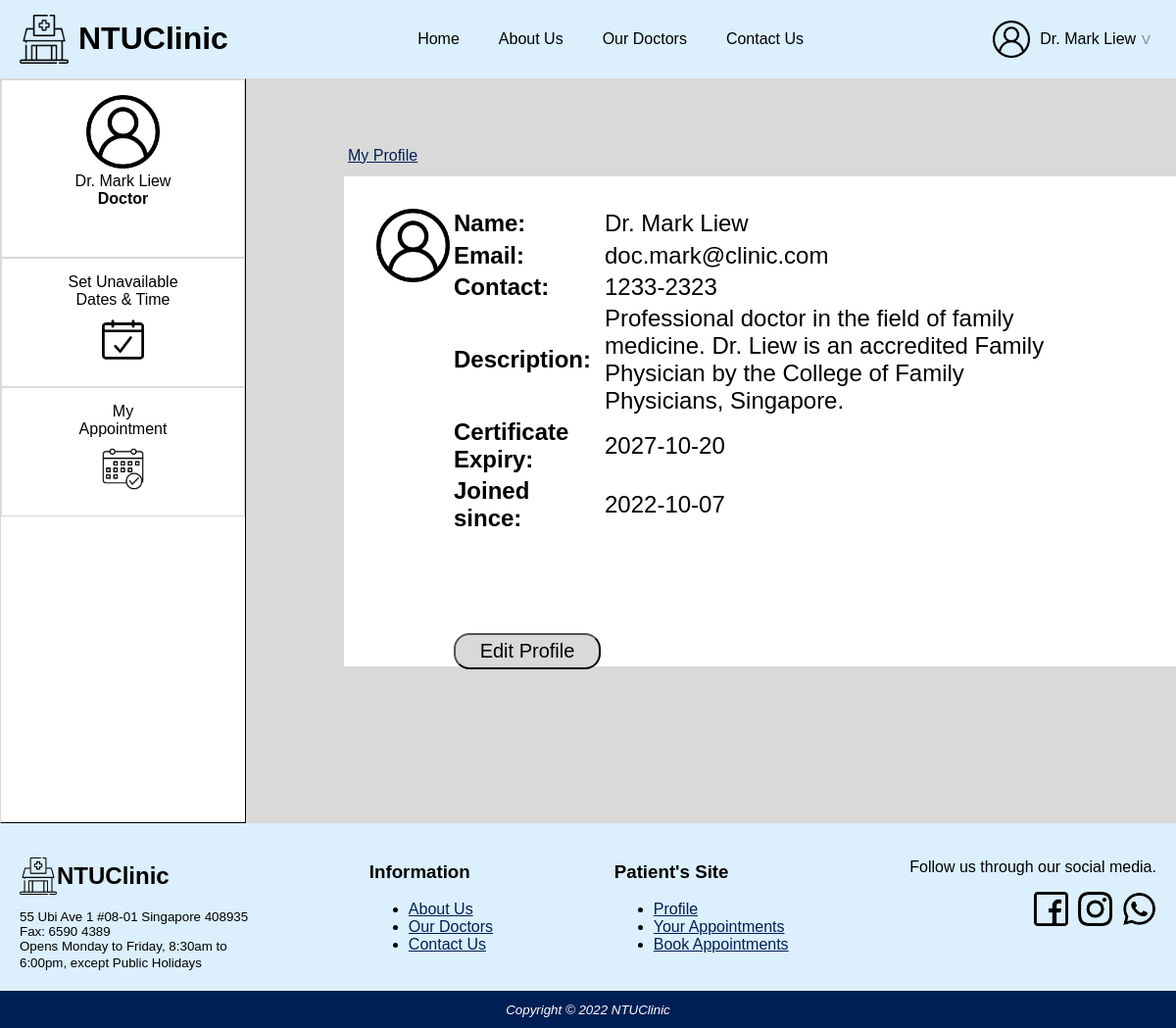
Screenshot of /doctor/profile.php (signed in) with the database file from the repository.
### tables this page shows
CREATE TABLE `Doctors` (
  `doctorid` int(10) UNSIGNED NOT NULL,
  `docname` char(255) NOT NULL,
  `description` text DEFAULT NULL,
  `clinicid` int(11) NOT NULL,
  `image` char(100) NOT NULL,
  `contact` char(10) NOT NULL,
  `joindate` varchar(11) NOT NULL,
  `certexp` varchar(11) NOT NULL,
  `email` char(100) NOT NULL,
  `password` char(255) NOT NULL
);

### methods/getUserData.php (called while the page is built, shortened)
<?php
include "dbconnect.php";
if (isset($_SESSION['valid_user']))
{
  $currentUserId = $_SESSION['valid_user_id'];
  $currentUserType = $_SESSION['valid_user_type'];
  $uid = 'userid';
  if ($currentUserType == 'doctors') {
    $uid = 'doctorid';
  }
  $query = 'select * from '.$currentUserType.' '
           ."where ".$uid."='$currentUserId'";
  $result = $dbcnx->query($query);
  if ($result->num_rows >0 )
  {
    while ($row = mysqli_fetch_assoc($result)){
      $currentUserData = $row;
    }
  }
}
?>

### doctor/profile.php (the view, shortened to what this page needs)
<!DOCTYPE html>
<html lang="en">
<head>
<link rel="stylesheet" href="../style.css" />
<link rel="stylesheet" href="./sidepanel.css" />
<link rel='stylesheet' href="./profile.css" />
<body>
<div id="wrapper">
	<?php include 'header.php'; ?>
	<div id="bodycontent">
	<?php include "sidepanel.php"; ?>
	<div id="appointmentnav">
		<a href="profile.php" class="botnav">My Profile</a>
	</div>
	<div class="maincontainer">
	<dt id="abcd">
	<table class="profile-table">
		<?php
			include '../methods/getUserData.php';
			echo "<tr>";
			echo "<td rowspan='7' style='vertical-align: top; margin: auto'><img src='../images/profile.png' width='75' height='75'></td>";
			echo "<th class='profile-row' style='text-align: left;'>Name:</th>";
			echo "<td><span id='name'>".$currentUserData['docname']."</span></td>";
			echo "</tr>";
			echo "<tr>";
			echo "<th class='profile-col'>Email:</th>";
			echo "<td><span id='email'>".$currentUserData['email']."</span></td>";
			echo "</tr>";
			echo "<tr>";
			echo "<th class='profile-col'>Contact:</th>";
			echo "<td><span id='contact'>".$currentUserData['contact']."</span></td>";
			echo "</tr>";
			echo "<tr>";
			echo "<th class='profile-col'>Description:</th>";
			echo "<td><span id='desc'>".$currentUserData['description']."</span></td>";
			echo "</tr>";
			echo "<tr>";
			echo "<th class='profile-col'>Certificate Expiry:</th>";
			echo "<td><span id='cert'>".$currentUserData['certexp']."</span></td>";
			echo "</tr>";
			echo "<tr>";
			echo "<th class='profile-col'>Joined since:</th>";
			echo "<td><span id='signupdate'>".$currentUserData['joindate']."</span></td>";
			echo "</tr>";
		?>
	<tr>
		<td colspan="2" style="padding-top: 100px;"><button id="editprofilebutton" onclick="location.href='editprofile.php';">Edit Profile</button>
		</td>
	</tr>
	</table>
	</div>
	</div>
	<?php include "footer.php";?>
</div>
</body>

### doctor/sidepanel.php
<?php
  include '../methods/getUserData.php';
  echo '<div class="sidecontainer">';
  echo '<nav id="sidepanel">';
    echo '<div id="panel1">';
    echo '<a href="profile.php"><img src="../images/profile.png" width="75" height="75"> </a>';
    echo '<br><dt>'.$currentUserData['docname'];
    echo '<br><b>Doctor</b><br><br>';
    echo '</div>';
    echo '<div id="panel2">';
    echo '<a href="bookappointment.php" id="sidenav">';
    echo '<dt id="abc">Set Unavailable <br>Dates & Time</dt>';
    echo '<img src="../images/bookappointment.png" width="43" height="43"> </a>';
    echo '</div>';
    echo '<div id="panel2">';
    echo '<a href="myappointment.php" id="sidenav">';
    echo '<dt id="abc">My<br>Appointment</dt>';
    echo '<img src="../images/myappointment.png" width="43" height="43"> </a>';
    echo '</div>';
  echo '</nav>';
  echo '</div>';
?>

### style.css (style rules this page uses)
body { margin: 0px; width: 100vw; min-height: 100vh; overflow-x: hidden; font-family:arial, sans-serif; }
img { object-fit: cover; }
#bodycontent { background-color: #FFFFFF; min-height: calc(100vh - 40px); }
.botnav { color:#001f54; }
#wrapper { margin: auto; }

### doctor/sidepanel.css (style rules this page uses)
#bodycontent { background-color: #D9D9D9; display: flex; flex-direction: row; }
.sidecontainer { width:250px; height:auto; border: 1px solid #D9D9D9; border-bottom: 1px solid #000000; border-right: 1px solid #000000; background-color: #FFFFFF; }
#appointmentnav { position: absolute; top: 150px; left: 355px; }
#sidepanel { text-align: center; }
#panel1 { width:247px; height:150px; padding-top: 15px; padding-bottom: 15px; text-align: center; border: 1px solid #D9D9D9; }
#panel2 { width: 247px; height: 100px; padding-top: 15px; padding-bottom: 15px; text-align: center; border: 1px solid #D9D9D9; }
#sidenav { text-decoration: none; color: #000000; }
#abc { padding-bottom: 10px; }

### doctor/profile.css (style rules this page uses)
.maincontainer { background-color: #FFFFFF; height: 500px; width: 1200px; display: flex; flex-direction: row; margin-top: 100px; margin-left: 100px; }
#editprofilebutton { background-color: #D9D9D9; padding: 5px; width: 150px; font-size: 20px; border-radius: 16px; }
.profile-table { color: #000000; width: 700px; height: auto; font-size: 24px; }
.profile-row { height: 30px; }
.profile-col { width: 150px; text-align: left; }
#abcd { padding-top: 30px; padding-left: 30px; }

### rows the page displays
doctors: docname "Dr. Mark Liew", email "doc.mark@clinic.com", contact "1233-2323", description "Professional doctor in the field of family medicine. Dr. Liew is an accredited Family Physician by the College of Family Physicians, Singapore.", certexp "2027-10-20", joindate "2022-10-07"

### other values shown
$_SESSION["valid_user"] "Dr. Mark Liew"
